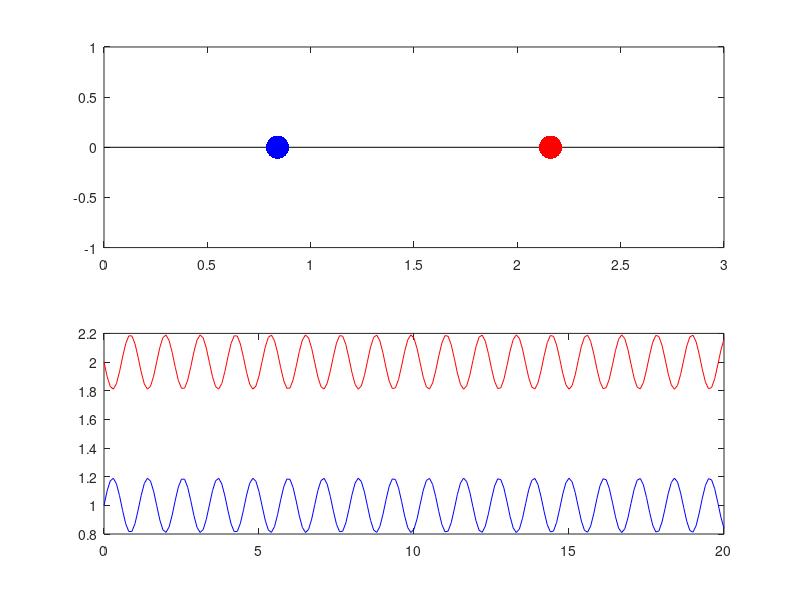
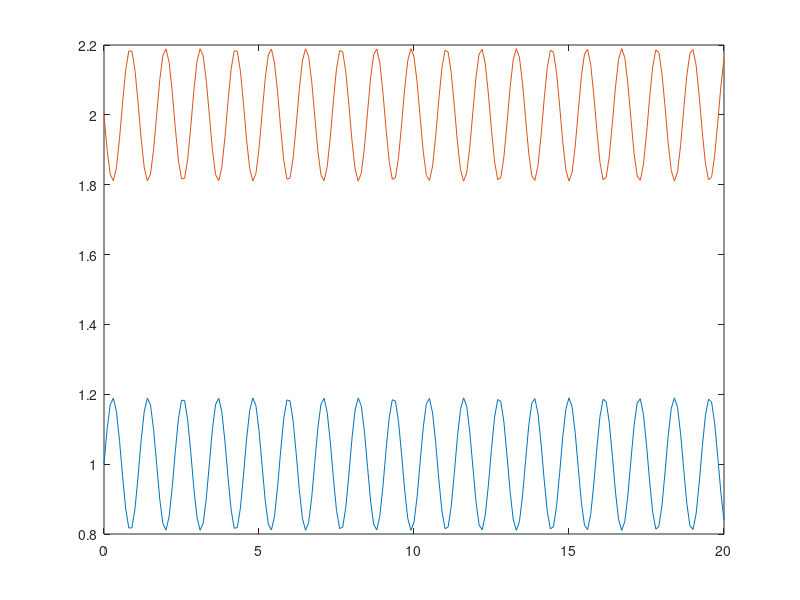

These charts were generated, in order, by the following MATLAB code:
close all
clear all

L=1;

xE=0;
xD=3*L;

% condições iniciais
x01=L;
x02=2*L;

v01=1;
v02=-1;

%constantes
K=10;
m=1;

% tempo
dt=0.1;
ti=0; tf=20;

t=ti:dt:tf;
N=length(t);

% Método de Euler-Cromer
% v(k+1)=v(k)+F/m*dt;
% x(k+1)=x(k)+v(k+1)*dt;

x1(1)=x01; v1(1)=v01;
x2(1)=x02; v2(1)=v02;

for k=1:N-1
    F1=-K/m*(x1(k)-L-xE)-K/m*((x1(k)-L-xE)-(x2(k)-2*L-xE));
    v1(k+1)=v1(k)+F1/m*dt;
    x1(k+1)=x1(k)+v1(k+1)*dt;
    
    F2=-K/m*((x2(k)-2*L-xE)-(x1(k)-L-xE))-K/m*(x2(k)-2*L-xE-(xD-3*L));
    v2(k+1)=v2(k)+F2/m*dt;
    x2(k+1)=x2(k)+v2(k+1)*dt;
    if (rem(k,10)==0)
    figure(1)
    subplot(2,1,1)
    plot([xE x1(k+1)],[0,0],'-k')
    hold on
    plot([x1(k+1) x2(k+1)],[0,0],'-k')
    plot([x2(k+1) xD],[0,0],'-k')
    plot(x1(k+1),0,'.b','MarkerSize',50)
    plot(x2(k+1),0,'.r','MarkerSize',50)
    pause(0.01)
    hold off
    subplot(2,1,2)
    plot(t(1:k+1),x1,'-b')
    hold on
    plot(t(1:k+1),x2,'-r')
    hold off
    end
    
end
figure(2)
plot(t,x1,t,x2)